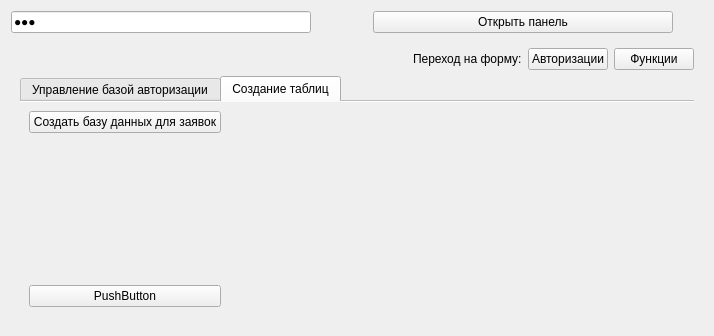
<?xml version="1.0" encoding="UTF-8"?>
<ui version="4.0">
 <class>Admin</class>
 <widget class="QWidget" name="Admin">
  <property name="geometry">
   <rect>
    <x>0</x>
    <y>0</y>
    <width>707</width>
    <height>336</height>
   </rect>
  </property>
  <property name="windowTitle">
   <string>Панель администратора</string>
  </property>
  <layout class="QGridLayout" name="gridLayout_2">
   <item row="0" column="0">
    <widget class="QLineEdit" name="lineEdit_2">
     <property name="sizePolicy">
      <sizepolicy hsizetype="Fixed" vsizetype="Fixed">
       <horstretch>0</horstretch>
       <verstretch>0</verstretch>
      </sizepolicy>
     </property>
     <property name="minimumSize">
      <size>
       <width>300</width>
       <height>0</height>
      </size>
     </property>
     <property name="autoFillBackground">
      <bool>false</bool>
     </property>
     <property name="inputMask">
      <string/>
     </property>
     <property name="text">
      <string>555</string>
     </property>
     <property name="echoMode">
      <enum>QLineEdit::Password</enum>
     </property>
    </widget>
   </item>
   <item row="0" column="1">
    <widget class="QPushButton" name="pushButton_4">
     <property name="sizePolicy">
      <sizepolicy hsizetype="Fixed" vsizetype="Fixed">
       <horstretch>0</horstretch>
       <verstretch>0</verstretch>
      </sizepolicy>
     </property>
     <property name="minimumSize">
      <size>
       <width>300</width>
       <height>0</height>
      </size>
     </property>
     <property name="text">
      <string>Открыть панель</string>
     </property>
    </widget>
   </item>
   <item row="1" column="0" colspan="2">
    <widget class="QWidget" name="widget" native="true">
     <layout class="QGridLayout" name="gridLayout_4">
      <item row="1" column="0" colspan="4">
       <widget class="QTabWidget" name="tabWidget">
        <property name="enabled">
         <bool>true</bool>
        </property>
        <property name="mouseTracking">
         <bool>false</bool>
        </property>
        <property name="tabPosition">
         <enum>QTabWidget::North</enum>
        </property>
        <property name="tabShape">
         <enum>QTabWidget::Rounded</enum>
        </property>
        <property name="currentIndex">
         <number>1</number>
        </property>
        <property name="elideMode">
         <enum>Qt::ElideNone</enum>
        </property>
        <property name="usesScrollButtons">
         <bool>false</bool>
        </property>
        <property name="documentMode">
         <bool>true</bool>
        </property>
        <property name="tabsClosable">
         <bool>false</bool>
        </property>
        <property name="tabBarAutoHide">
         <bool>false</bool>
        </property>
        <widget class="QWidget" name="tab">
         <attribute name="title">
          <string>Управление базой авторизации</string>
         </attribute>
         <layout class="QGridLayout" name="gridLayout">
          <item row="3" column="0">
           <widget class="QLabel" name="label_5">
            <property name="text">
             <string>Добавить нового:</string>
            </property>
           </widget>
          </item>
          <item row="2" column="1" colspan="2">
           <widget class="QLineEdit" name="lineEdit_5"/>
          </item>
          <item row="1" column="5" rowspan="2">
           <widget class="QLabel" name="label_6">
            <property name="text">
             <string>&lt;html&gt;&lt;head/&gt;&lt;body&gt;&lt;p&gt;&lt;span style=&quot; font-size:6pt; color:#5500ff;&quot;&gt;Здесь можно удалить выбранного &lt;/span&gt;&lt;/p&gt;&lt;p&gt;&lt;span style=&quot; font-size:6pt; color:#5500ff;&quot;&gt;пользователя или сменить ему пароль&lt;/span&gt;&lt;/p&gt;&lt;/body&gt;&lt;/html&gt;</string>
            </property>
           </widget>
          </item>
          <item row="2" column="3" colspan="2">
           <widget class="QPushButton" name="pushButton_7">
            <property name="text">
             <string>Сменить пароль</string>
            </property>
           </widget>
          </item>
          <item row="3" column="4">
           <widget class="QPushButton" name="pushButton_5">
            <property name="text">
             <string>Добавить</string>
            </property>
           </widget>
          </item>
          <item row="1" column="0">
           <widget class="QLabel" name="label_4">
            <property name="text">
             <string>Пользователи:</string>
            </property>
           </widget>
          </item>
          <item row="3" column="5">
           <widget class="QLabel" name="label_7">
            <property name="text">
             <string>&lt;html&gt;&lt;head/&gt;&lt;body&gt;&lt;p&gt;&lt;span style=&quot; font-size:6pt; color:#550000;&quot;&gt;Здесь можно добавить нового пользователя:&lt;/span&gt;&lt;/p&gt;&lt;p&gt;&lt;span style=&quot; font-size:6pt; color:#550000;&quot;&gt;Первое поле - логин, второе - пароль&lt;/span&gt;&lt;/p&gt;&lt;/body&gt;&lt;/html&gt;</string>
            </property>
           </widget>
          </item>
          <item row="0" column="0">
           <widget class="QLabel" name="label">
            <property name="text">
             <string>Пароль администратора:</string>
            </property>
           </widget>
          </item>
          <item row="1" column="3" colspan="2">
           <widget class="QPushButton" name="pushButton_6">
            <property name="text">
             <string>Удалить</string>
            </property>
           </widget>
          </item>
          <item row="0" column="1">
           <widget class="QLineEdit" name="lineEdit">
            <property name="echoMode">
             <enum>QLineEdit::Password</enum>
            </property>
           </widget>
          </item>
          <item row="1" column="1" colspan="2">
           <widget class="QComboBox" name="comboBox"/>
          </item>
          <item row="0" column="5">
           <widget class="QLabel" name="label_3">
            <property name="text">
             <string>&lt;html&gt;&lt;head/&gt;&lt;body&gt;&lt;p&gt;&lt;span style=&quot; font-size:5pt; color:#ff0000;&quot;&gt;ВНИМАНИЕ! ПРОИЗВОДИТЬ ЭТУ &lt;/span&gt;&lt;/p&gt;&lt;p&gt;&lt;span style=&quot; font-size:5pt; color:#ff0000;&quot;&gt;ОПЕРАЦИЮ ТОЛЬКО ПРИ УСТАНОВКЕ!&lt;/span&gt;&lt;/p&gt;&lt;/body&gt;&lt;/html&gt;</string>
            </property>
           </widget>
          </item>
          <item row="0" column="2" colspan="3">
           <widget class="QPushButton" name="pushButton">
            <property name="text">
             <string>Создать базу данных для авторизации</string>
            </property>
           </widget>
          </item>
          <item row="3" column="3">
           <widget class="QLineEdit" name="lineEdit_4">
            <property name="sizePolicy">
             <sizepolicy hsizetype="Expanding" vsizetype="Fixed">
              <horstretch>0</horstretch>
              <verstretch>0</verstretch>
             </sizepolicy>
            </property>
            <property name="minimumSize">
             <size>
              <width>100</width>
              <height>0</height>
             </size>
            </property>
            <property name="echoMode">
             <enum>QLineEdit::Password</enum>
            </property>
           </widget>
          </item>
          <item row="3" column="1" colspan="2">
           <widget class="QLineEdit" name="lineEdit_3">
            <property name="sizePolicy">
             <sizepolicy hsizetype="Fixed" vsizetype="Fixed">
              <horstretch>0</horstretch>
              <verstretch>0</verstretch>
             </sizepolicy>
            </property>
           </widget>
          </item>
         </layout>
        </widget>
        <widget class="QWidget" name="tab_2">
         <attribute name="title">
          <string>Создание таблиц</string>
         </attribute>
         <layout class="QGridLayout" name="gridLayout_3">
          <item row="2" column="0">
           <widget class="QPushButton" name="pushButton_9">
            <property name="text">
             <string>PushButton</string>
            </property>
           </widget>
          </item>
          <item row="0" column="1">
           <spacer name="horizontalSpacer">
            <property name="orientation">
             <enum>Qt::Horizontal</enum>
            </property>
            <property name="sizeHint" stdset="0">
             <size>
              <width>40</width>
              <height>20</height>
             </size>
            </property>
           </spacer>
          </item>
          <item row="0" column="0">
           <widget class="QPushButton" name="pushButton_8">
            <property name="text">
             <string>Создать базу данных для заявок</string>
            </property>
           </widget>
          </item>
          <item row="1" column="0">
           <spacer name="verticalSpacer">
            <property name="orientation">
             <enum>Qt::Vertical</enum>
            </property>
            <property name="sizeHint" stdset="0">
             <size>
              <width>20</width>
              <height>40</height>
             </size>
            </property>
           </spacer>
          </item>
         </layout>
        </widget>
       </widget>
      </item>
      <item row="0" column="2">
       <widget class="QPushButton" name="pushButton_2">
        <property name="sizePolicy">
         <sizepolicy hsizetype="Fixed" vsizetype="Fixed">
          <horstretch>0</horstretch>
          <verstretch>0</verstretch>
         </sizepolicy>
        </property>
        <property name="text">
         <string>Авторизации</string>
        </property>
       </widget>
      </item>
      <item row="0" column="3">
       <widget class="QPushButton" name="pushButton_3">
        <property name="sizePolicy">
         <sizepolicy hsizetype="Fixed" vsizetype="Fixed">
          <horstretch>0</horstretch>
          <verstretch>0</verstretch>
         </sizepolicy>
        </property>
        <property name="text">
         <string>Функции</string>
        </property>
       </widget>
      </item>
      <item row="0" column="1">
       <widget class="QLabel" name="label_2">
        <property name="sizePolicy">
         <sizepolicy hsizetype="Fixed" vsizetype="Preferred">
          <horstretch>0</horstretch>
          <verstretch>0</verstretch>
         </sizepolicy>
        </property>
        <property name="text">
         <string>Переход на форму:</string>
        </property>
       </widget>
      </item>
     </layout>
    </widget>
   </item>
  </layout>
 </widget>
 <resources/>
 <connections/>
</ui>
